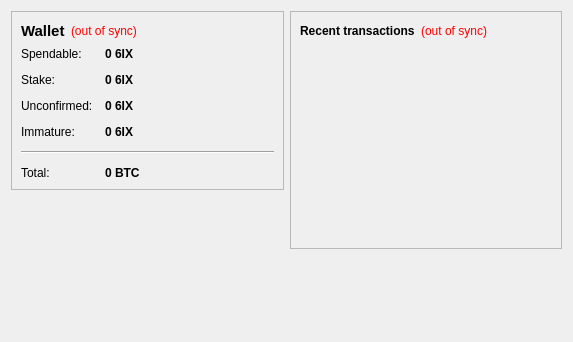
<?xml version="1.0" encoding="UTF-8"?>
<ui version="4.0">
 <class>OverviewPage</class>
 <widget class="QWidget" name="OverviewPage">
  <property name="geometry">
   <rect>
    <x>0</x>
    <y>0</y>
    <width>573</width>
    <height>342</height>
   </rect>
  </property>
  <property name="windowTitle">
   <string>Form</string>
  </property>
  <layout class="QHBoxLayout" name="horizontalLayout" stretch="1,1">
   <item>
    <layout class="QVBoxLayout" name="verticalLayout_2">
     <item>
      <widget class="QFrame" name="frame">
       <property name="frameShape">
        <enum>QFrame::StyledPanel</enum>
       </property>
       <property name="frameShadow">
        <enum>QFrame::Raised</enum>
       </property>
       <layout class="QVBoxLayout" name="verticalLayout_4">
        <item>
         <layout class="QHBoxLayout" name="horizontalLayout_4">
          <item>
           <widget class="QLabel" name="label_5">
            <property name="font">
             <font>
              <pointsize>11</pointsize>
              <weight>75</weight>
              <bold>true</bold>
             </font>
            </property>
            <property name="text">
             <string>Wallet</string>
            </property>
           </widget>
          </item>
          <item>
           <widget class="QLabel" name="labelWalletStatus">
            <property name="toolTip">
             <string>The displayed information may be out of date. Your wallet automatically synchronizes with the Sixcoin network after a connection is established, but this process has not completed yet.</string>
            </property>
            <property name="styleSheet">
             <string notr="true">QLabel { color: red; }</string>
            </property>
            <property name="text">
             <string notr="true">(out of sync)</string>
            </property>
            <property name="alignment">
             <set>Qt::AlignLeading|Qt::AlignLeft|Qt::AlignVCenter</set>
            </property>
           </widget>
          </item>
          <item>
           <spacer name="horizontalSpacer_2">
            <property name="orientation">
             <enum>Qt::Horizontal</enum>
            </property>
            <property name="sizeHint" stdset="0">
             <size>
              <width>40</width>
              <height>20</height>
             </size>
            </property>
           </spacer>
          </item>
         </layout>
        </item>
        <item>
         <layout class="QFormLayout" name="formLayout_2">
          <property name="fieldGrowthPolicy">
           <enum>QFormLayout::AllNonFixedFieldsGrow</enum>
          </property>
          <property name="horizontalSpacing">
           <number>12</number>
          </property>
          <property name="verticalSpacing">
           <number>12</number>
          </property>
          <item row="0" column="0">
           <widget class="QLabel" name="label">
            <property name="text">
             <string>Spendable:</string>
            </property>
           </widget>
          </item>
          <item row="0" column="1">
           <widget class="QLabel" name="labelBalance">
            <property name="font">
             <font>
              <weight>75</weight>
              <bold>true</bold>
             </font>
            </property>
            <property name="cursor">
             <cursorShape>IBeamCursor</cursorShape>
            </property>
            <property name="toolTip">
             <string>Your current spendable balance</string>
            </property>
            <property name="text">
             <string notr="true">0 6IX</string>
            </property>
            <property name="textInteractionFlags">
             <set>Qt::LinksAccessibleByMouse|Qt::TextSelectableByKeyboard|Qt::TextSelectableByMouse</set>
            </property>
           </widget>
          </item>
          <item row="1" column="0">
           <widget class="QLabel" name="label_6">
            <property name="text">
             <string>Stake:</string>
            </property>
           </widget>
          </item>
          <item row="1" column="1">
           <widget class="QLabel" name="labelStake">
            <property name="font">
             <font>
              <weight>75</weight>
              <bold>true</bold>
             </font>
            </property>
            <property name="cursor">
             <cursorShape>IBeamCursor</cursorShape>
            </property>
            <property name="toolTip">
             <string>Total of coins that was staked, and do not yet count toward the current balance</string>
            </property>
            <property name="text">
             <string notr="true">0 6IX</string>
            </property>
            <property name="textInteractionFlags">
             <set>Qt::LinksAccessibleByMouse|Qt::TextSelectableByKeyboard|Qt::TextSelectableByMouse</set>
            </property>
           </widget>
          </item>
          <item row="2" column="0">
           <widget class="QLabel" name="label_3">
            <property name="text">
             <string>Unconfirmed:</string>
            </property>
           </widget>
          </item>
          <item row="2" column="1">
           <widget class="QLabel" name="labelUnconfirmed">
            <property name="font">
             <font>
              <weight>75</weight>
              <bold>true</bold>
             </font>
            </property>
            <property name="cursor">
             <cursorShape>IBeamCursor</cursorShape>
            </property>
            <property name="toolTip">
             <string>Total of transactions that have yet to be confirmed, and do not yet count toward the current balance</string>
            </property>
            <property name="text">
             <string notr="true">0 6IX</string>
            </property>
            <property name="textInteractionFlags">
             <set>Qt::LinksAccessibleByMouse|Qt::TextSelectableByKeyboard|Qt::TextSelectableByMouse</set>
            </property>
           </widget>
          </item>
          <item row="3" column="0">
           <widget class="QLabel" name="labelImmatureText">
            <property name="text">
             <string>Immature:</string>
            </property>
           </widget>
          </item>
          <item row="3" column="1">
           <widget class="QLabel" name="labelImmature">
            <property name="font">
             <font>
              <weight>75</weight>
              <bold>true</bold>
             </font>
            </property>
            <property name="toolTip">
             <string>Mined balance that has not yet matured</string>
            </property>
            <property name="text">
             <string notr="true">0 6IX</string>
            </property>
            <property name="textInteractionFlags">
             <set>Qt::LinksAccessibleByMouse|Qt::TextSelectableByKeyboard|Qt::TextSelectableByMouse</set>
            </property>
           </widget>
          </item>
          <item row="4" column="0" colspan="2">
           <widget class="Line" name="line">
            <property name="orientation">
             <enum>Qt::Horizontal</enum>
            </property>
           </widget>
          </item>
          <item row="5" column="0">
           <widget class="QLabel" name="labelTotalText">
            <property name="text">
             <string>Total:</string>
            </property>
           </widget>
          </item>
          <item row="5" column="1">
           <widget class="QLabel" name="labelTotal">
            <property name="font">
             <font>
              <weight>75</weight>
              <bold>true</bold>
             </font>
            </property>
            <property name="cursor">
             <cursorShape>IBeamCursor</cursorShape>
            </property>
            <property name="toolTip">
             <string>Your current total balance</string>
            </property>
            <property name="text">
             <string notr="true">0 BTC</string>
            </property>
            <property name="textInteractionFlags">
             <set>Qt::LinksAccessibleByMouse|Qt::TextSelectableByKeyboard|Qt::TextSelectableByMouse</set>
            </property>
           </widget>
          </item>
         </layout>
        </item>
       </layout>
      </widget>
     </item>
     <item>
      <spacer name="verticalSpacer">
       <property name="orientation">
        <enum>Qt::Vertical</enum>
       </property>
       <property name="sizeHint" stdset="0">
        <size>
         <width>20</width>
         <height>40</height>
        </size>
       </property>
      </spacer>
     </item>
    </layout>
   </item>
   <item>
    <layout class="QVBoxLayout" name="verticalLayout_3">
     <item>
      <widget class="QFrame" name="frame_2">
       <property name="frameShape">
        <enum>QFrame::StyledPanel</enum>
       </property>
       <property name="frameShadow">
        <enum>QFrame::Raised</enum>
       </property>
       <layout class="QVBoxLayout" name="verticalLayout">
        <item>
         <layout class="QHBoxLayout" name="horizontalLayout_2">
          <item>
           <widget class="QLabel" name="label_4">
            <property name="text">
             <string>&lt;b&gt;Recent transactions&lt;/b&gt;</string>
            </property>
           </widget>
          </item>
          <item>
           <widget class="QLabel" name="labelTransactionsStatus">
            <property name="toolTip">
             <string>The displayed information may be out of date. Your wallet automatically synchronizes with the Sixcoin network after a connection is established, but this process has not completed yet.</string>
            </property>
            <property name="styleSheet">
             <string notr="true">QLabel { color: red; }</string>
            </property>
            <property name="text">
             <string notr="true">(out of sync)</string>
            </property>
            <property name="alignment">
             <set>Qt::AlignRight|Qt::AlignTrailing|Qt::AlignVCenter</set>
            </property>
           </widget>
          </item>
          <item>
           <spacer name="horizontalSpacer">
            <property name="orientation">
             <enum>Qt::Horizontal</enum>
            </property>
            <property name="sizeHint" stdset="0">
             <size>
              <width>40</width>
              <height>20</height>
             </size>
            </property>
           </spacer>
          </item>
         </layout>
        </item>
        <item>
         <widget class="QListView" name="listTransactions">
          <property name="styleSheet">
           <string notr="true">QListView { background: transparent; }</string>
          </property>
          <property name="frameShape">
           <enum>QFrame::NoFrame</enum>
          </property>
          <property name="verticalScrollBarPolicy">
           <enum>Qt::ScrollBarAlwaysOff</enum>
          </property>
          <property name="horizontalScrollBarPolicy">
           <enum>Qt::ScrollBarAlwaysOff</enum>
          </property>
          <property name="selectionMode">
           <enum>QAbstractItemView::NoSelection</enum>
          </property>
         </widget>
        </item>
       </layout>
      </widget>
     </item>
     <item>
      <spacer name="verticalSpacer_2">
       <property name="orientation">
        <enum>Qt::Vertical</enum>
       </property>
       <property name="sizeHint" stdset="0">
        <size>
         <width>20</width>
         <height>40</height>
        </size>
       </property>
      </spacer>
     </item>
    </layout>
   </item>
  </layout>
 </widget>
 <resources/>
 <connections/>
</ui>
